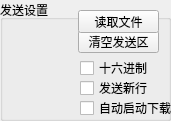
   <widget class="QGroupBox" name="groupBoxSendSet">
    <property name="geometry">
     <rect>
      <x>10</x>
      <y>390</y>
      <width>171</width>
      <height>121</height>
     </rect>
    </property>
    <property name="title">
     <string>发送设置</string>
    </property>
    <widget class="QPushButton" name="pushButtonClearSend">
     <property name="geometry">
      <rect>
       <x>78</x>
       <y>30</y>
       <width>81</width>
       <height>23</height>
      </rect>
     </property>
     <property name="text">
      <string>清空发送区</string>
     </property>
    </widget>
    <widget class="QPushButton" name="pushButtonRdFile">
     <property name="geometry">
      <rect>
       <x>78</x>
       <y>10</y>
       <width>81</width>
       <height>23</height>
      </rect>
     </property>
     <property name="text">
      <string>读取文件</string>
     </property>
    </widget>
    <widget class="QCheckBox" name="checkBoxSendHex">
     <property name="geometry">
      <rect>
       <x>80</x>
       <y>60</y>
       <width>71</width>
       <height>16</height>
      </rect>
     </property>
     <property name="text">
      <string>十六进制</string>
     </property>
    </widget>
    <widget class="QCheckBox" name="checkBoxAddNewShift">
     <property name="geometry">
      <rect>
       <x>80</x>
       <y>80</y>
       <width>71</width>
       <height>16</height>
      </rect>
     </property>
     <property name="text">
      <string>发送新行</string>
     </property>
     <property name="checkable">
      <bool>true</bool>
     </property>
    </widget>
    <widget class="QCheckBox" name="checkBoxAutoDownload">
     <property name="geometry">
      <rect>
       <x>80</x>
       <y>100</y>
       <width>101</width>
       <height>16</height>
      </rect>
     </property>
     <property name="text">
      <string>自动启动下载</string>
     </property>
    </widget>
   </widget>
